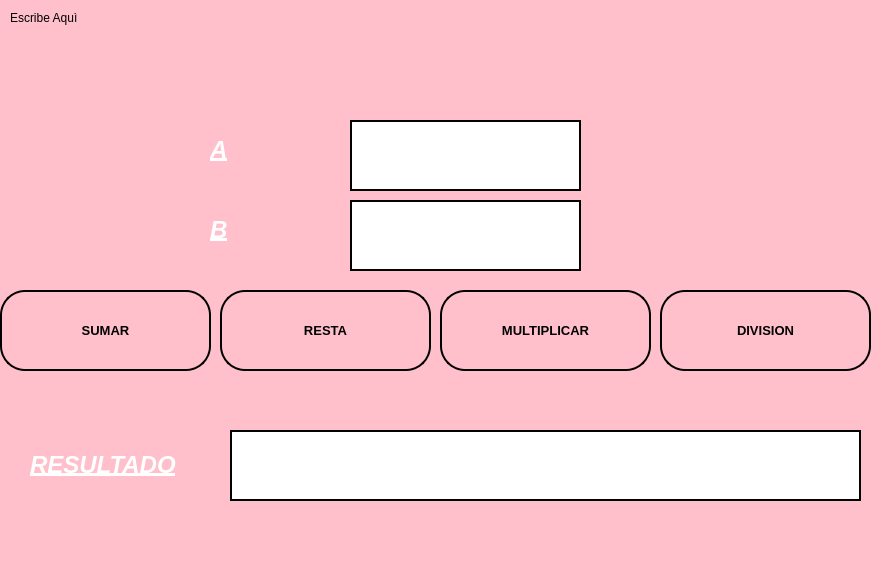
<?xml version="1.0" encoding="UTF-8"?>
<ui version="4.0">
 <class>MainWindow</class>
 <widget class="QMainWindow" name="MainWindow">
  <property name="geometry">
   <rect>
    <x>0</x>
    <y>0</y>
    <width>883</width>
    <height>575</height>
   </rect>
  </property>
  <property name="windowTitle">
   <string>MainWindow</string>
  </property>
  <property name="styleSheet">
   <string notr="true">background-color: pink;
</string>
  </property>
  <widget class="QWidget" name="centralwidget">
   <widget class="QLabel" name="label_4">
    <property name="geometry">
     <rect>
      <x>30</x>
      <y>450</y>
      <width>191</width>
      <height>31</height>
     </rect>
    </property>
    <property name="text">
     <string>&lt;html&gt;&lt;head/&gt;&lt;body&gt;&lt;p&gt;&lt;span style=&quot; font-size:18pt; font-weight:600; font-style:italic; text-decoration: underline; color:#ffffff;&quot;&gt;RESULTADO&lt;/span&gt;&lt;/p&gt;&lt;/body&gt;&lt;/html&gt;</string>
    </property>
   </widget>
   <widget class="QPushButton" name="btn_division">
    <property name="geometry">
     <rect>
      <x>660</x>
      <y>290</y>
      <width>211</width>
      <height>81</height>
     </rect>
    </property>
    <property name="font">
     <font>
      <pointsize>10</pointsize>
      <weight>75</weight>
      <bold>true</bold>
     </font>
    </property>
    <property name="styleSheet">
     <string notr="true">background-color: pink;
border-radius: 25px;
border: 2px solid black;
</string>
    </property>
    <property name="text">
     <string>DIVISION</string>
    </property>
   </widget>
   <widget class="QPushButton" name="btn_multiplicar">
    <property name="geometry">
     <rect>
      <x>440</x>
      <y>290</y>
      <width>211</width>
      <height>81</height>
     </rect>
    </property>
    <property name="font">
     <font>
      <pointsize>10</pointsize>
      <weight>75</weight>
      <bold>true</bold>
     </font>
    </property>
    <property name="styleSheet">
     <string notr="true">background-color: pink;
border-radius: 25px;
border: 2px solid black;
</string>
    </property>
    <property name="text">
     <string>MULTIPLICAR</string>
    </property>
   </widget>
   <widget class="QPushButton" name="btn_resta">
    <property name="geometry">
     <rect>
      <x>220</x>
      <y>290</y>
      <width>211</width>
      <height>81</height>
     </rect>
    </property>
    <property name="font">
     <font>
      <pointsize>10</pointsize>
      <weight>75</weight>
      <bold>true</bold>
     </font>
    </property>
    <property name="styleSheet">
     <string notr="true">background-color: pink;
border-radius: 25px;
border: 2px solid black;
</string>
    </property>
    <property name="text">
     <string>RESTA</string>
    </property>
   </widget>
   <widget class="QLabel" name="label_2">
    <property name="geometry">
     <rect>
      <x>10</x>
      <y>10</y>
      <width>81</width>
      <height>16</height>
     </rect>
    </property>
    <property name="text">
     <string>Escribe Aquì</string>
    </property>
   </widget>
   <widget class="QLineEdit" name="txt_A">
    <property name="geometry">
     <rect>
      <x>350</x>
      <y>120</y>
      <width>231</width>
      <height>71</height>
     </rect>
    </property>
    <property name="font">
     <font>
      <pointsize>25</pointsize>
      <weight>75</weight>
      <bold>true</bold>
     </font>
    </property>
    <property name="styleSheet">
     <string notr="true">background-color: white;
border: 2px solid black;
</string>
    </property>
    <property name="text">
     <string/>
    </property>
   </widget>
   <widget class="QLineEdit" name="txt_resultado">
    <property name="geometry">
     <rect>
      <x>230</x>
      <y>430</y>
      <width>631</width>
      <height>71</height>
     </rect>
    </property>
    <property name="font">
     <font>
      <pointsize>25</pointsize>
      <weight>75</weight>
      <bold>true</bold>
     </font>
    </property>
    <property name="styleSheet">
     <string notr="true">background-color: white;
border: 2px solid black;
</string>
    </property>
   </widget>
   <widget class="QLineEdit" name="txt_B">
    <property name="geometry">
     <rect>
      <x>350</x>
      <y>200</y>
      <width>231</width>
      <height>71</height>
     </rect>
    </property>
    <property name="font">
     <font>
      <pointsize>25</pointsize>
      <weight>75</weight>
      <bold>true</bold>
     </font>
    </property>
    <property name="styleSheet">
     <string notr="true">background-color: white;
border: 2px solid black;
</string>
    </property>
   </widget>
   <widget class="QLabel" name="lbl_B">
    <property name="geometry">
     <rect>
      <x>210</x>
      <y>210</y>
      <width>41</width>
      <height>41</height>
     </rect>
    </property>
    <property name="text">
     <string>&lt;html&gt;&lt;head/&gt;&lt;body&gt;&lt;p&gt;&lt;span style=&quot; font-size:18pt; font-weight:600; font-style:italic; text-decoration: underline; color:#ffffff;&quot;&gt;B&lt;/span&gt;&lt;/p&gt;&lt;/body&gt;&lt;/html&gt;</string>
    </property>
   </widget>
   <widget class="QPushButton" name="btn_sumar">
    <property name="geometry">
     <rect>
      <x>0</x>
      <y>290</y>
      <width>211</width>
      <height>81</height>
     </rect>
    </property>
    <property name="font">
     <font>
      <pointsize>10</pointsize>
      <weight>75</weight>
      <bold>true</bold>
     </font>
    </property>
    <property name="styleSheet">
     <string notr="true">background-color: pink;
border-radius: 25px;
border: 2px solid black;
</string>
    </property>
    <property name="text">
     <string>SUMAR</string>
    </property>
   </widget>
   <widget class="QLabel" name="lbl_A">
    <property name="geometry">
     <rect>
      <x>210</x>
      <y>130</y>
      <width>41</width>
      <height>41</height>
     </rect>
    </property>
    <property name="text">
     <string>&lt;html&gt;&lt;head/&gt;&lt;body&gt;&lt;p&gt;&lt;span style=&quot; font-size:18pt; font-weight:600; font-style:italic; text-decoration: underline; color:#ffffff;&quot;&gt;A&lt;/span&gt;&lt;/p&gt;&lt;/body&gt;&lt;/html&gt;</string>
    </property>
   </widget>
  </widget>
  <widget class="QMenuBar" name="menubar">
   <property name="geometry">
    <rect>
     <x>0</x>
     <y>0</y>
     <width>883</width>
     <height>21</height>
    </rect>
   </property>
  </widget>
  <widget class="QStatusBar" name="statusbar"/>
 </widget>
 <resources/>
 <connections/>
</ui>
